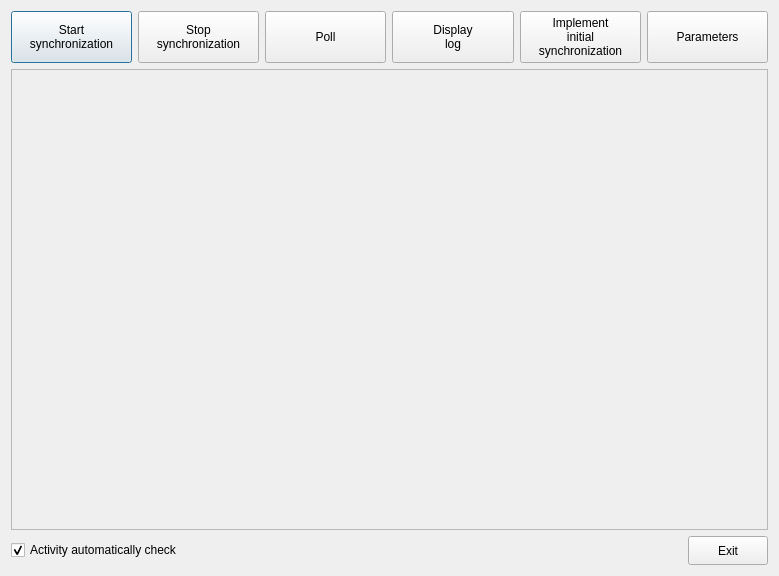
<?xml version="1.0" encoding="UTF-8"?>
<ui version="4.0">
 <class>dyndoc_synch_form</class>
 <widget class="QDialog" name="dyndoc_synch_form">
  <property name="geometry">
   <rect>
    <x>0</x>
    <y>0</y>
    <width>779</width>
    <height>576</height>
   </rect>
  </property>
  <property name="minimumSize">
   <size>
    <width>779</width>
    <height>111</height>
   </size>
  </property>
  <property name="windowTitle">
   <string>Dialog</string>
  </property>
  <property name="sizeGripEnabled">
   <bool>false</bool>
  </property>
  <layout class="QVBoxLayout" name="verticalLayout">
   <item>
    <layout class="QVBoxLayout" name="qvl_main">
     <item>
      <layout class="QHBoxLayout" name="qhl_top">
       <item>
        <widget class="QPushButton" name="qpb_start_synch">
         <property name="sizePolicy">
          <sizepolicy hsizetype="Minimum" vsizetype="Minimum">
           <horstretch>0</horstretch>
           <verstretch>0</verstretch>
          </sizepolicy>
         </property>
         <property name="minimumSize">
          <size>
           <width>0</width>
           <height>0</height>
          </size>
         </property>
         <property name="maximumSize">
          <size>
           <width>1000</width>
           <height>52</height>
          </size>
         </property>
         <property name="baseSize">
          <size>
           <width>123</width>
           <height>52</height>
          </size>
         </property>
         <property name="cursor">
          <cursorShape>ArrowCursor</cursorShape>
         </property>
         <property name="text">
          <string>Start
synchronization</string>
         </property>
        </widget>
       </item>
       <item>
        <widget class="QPushButton" name="qpb_stop_synch">
         <property name="sizePolicy">
          <sizepolicy hsizetype="Minimum" vsizetype="Minimum">
           <horstretch>0</horstretch>
           <verstretch>0</verstretch>
          </sizepolicy>
         </property>
         <property name="minimumSize">
          <size>
           <width>0</width>
           <height>0</height>
          </size>
         </property>
         <property name="maximumSize">
          <size>
           <width>1000</width>
           <height>52</height>
          </size>
         </property>
         <property name="sizeIncrement">
          <size>
           <width>0</width>
           <height>0</height>
          </size>
         </property>
         <property name="baseSize">
          <size>
           <width>123</width>
           <height>52</height>
          </size>
         </property>
         <property name="text">
          <string>Stop
synchronization</string>
         </property>
        </widget>
       </item>
       <item>
        <widget class="QPushButton" name="qpb_poll">
         <property name="sizePolicy">
          <sizepolicy hsizetype="Fixed" vsizetype="Fixed">
           <horstretch>0</horstretch>
           <verstretch>0</verstretch>
          </sizepolicy>
         </property>
         <property name="minimumSize">
          <size>
           <width>0</width>
           <height>0</height>
          </size>
         </property>
         <property name="maximumSize">
          <size>
           <width>1000</width>
           <height>52</height>
          </size>
         </property>
         <property name="sizeIncrement">
          <size>
           <width>123</width>
           <height>52</height>
          </size>
         </property>
         <property name="text">
          <string>Poll</string>
         </property>
        </widget>
       </item>
       <item>
        <widget class="QPushButton" name="qpb_display_log">
         <property name="sizePolicy">
          <sizepolicy hsizetype="Fixed" vsizetype="Fixed">
           <horstretch>0</horstretch>
           <verstretch>0</verstretch>
          </sizepolicy>
         </property>
         <property name="minimumSize">
          <size>
           <width>0</width>
           <height>0</height>
          </size>
         </property>
         <property name="maximumSize">
          <size>
           <width>1000</width>
           <height>52</height>
          </size>
         </property>
         <property name="sizeIncrement">
          <size>
           <width>123</width>
           <height>52</height>
          </size>
         </property>
         <property name="text">
          <string>Display
log</string>
         </property>
        </widget>
       </item>
       <item>
        <widget class="QPushButton" name="qpb_impinit_synch">
         <property name="sizePolicy">
          <sizepolicy hsizetype="Fixed" vsizetype="Fixed">
           <horstretch>0</horstretch>
           <verstretch>0</verstretch>
          </sizepolicy>
         </property>
         <property name="maximumSize">
          <size>
           <width>1000</width>
           <height>52</height>
          </size>
         </property>
         <property name="baseSize">
          <size>
           <width>123</width>
           <height>52</height>
          </size>
         </property>
         <property name="text">
          <string>Implement
initial
synchronization</string>
         </property>
        </widget>
       </item>
       <item>
        <widget class="QPushButton" name="qpb_param">
         <property name="sizePolicy">
          <sizepolicy hsizetype="Fixed" vsizetype="Fixed">
           <horstretch>0</horstretch>
           <verstretch>0</verstretch>
          </sizepolicy>
         </property>
         <property name="minimumSize">
          <size>
           <width>0</width>
           <height>0</height>
          </size>
         </property>
         <property name="maximumSize">
          <size>
           <width>1000</width>
           <height>52</height>
          </size>
         </property>
         <property name="baseSize">
          <size>
           <width>123</width>
           <height>52</height>
          </size>
         </property>
         <property name="text">
          <string>Parameters</string>
         </property>
        </widget>
       </item>
      </layout>
     </item>
     <item>
      <widget class="QFrame" name="frame">
       <property name="frameShape">
        <enum>QFrame::StyledPanel</enum>
       </property>
       <property name="frameShadow">
        <enum>QFrame::Raised</enum>
       </property>
      </widget>
     </item>
     <item>
      <layout class="QHBoxLayout" name="qhl_low">
       <item>
        <widget class="QCheckBox" name="checkBox">
         <property name="text">
          <string>Activity automatically check</string>
         </property>
         <property name="checked">
          <bool>true</bool>
         </property>
         <property name="tristate">
          <bool>false</bool>
         </property>
        </widget>
       </item>
       <item>
        <spacer name="horizontalSpacer">
         <property name="orientation">
          <enum>Qt::Horizontal</enum>
         </property>
         <property name="sizeHint" stdset="0">
          <size>
           <width>40</width>
           <height>20</height>
          </size>
         </property>
        </spacer>
       </item>
       <item>
        <widget class="QPushButton" name="qpb_exit">
         <property name="enabled">
          <bool>true</bool>
         </property>
         <property name="sizePolicy">
          <sizepolicy hsizetype="Fixed" vsizetype="Fixed">
           <horstretch>0</horstretch>
           <verstretch>0</verstretch>
          </sizepolicy>
         </property>
         <property name="minimumSize">
          <size>
           <width>0</width>
           <height>0</height>
          </size>
         </property>
         <property name="maximumSize">
          <size>
           <width>1000</width>
           <height>29</height>
          </size>
         </property>
         <property name="sizeIncrement">
          <size>
           <width>0</width>
           <height>0</height>
          </size>
         </property>
         <property name="baseSize">
          <size>
           <width>123</width>
           <height>32</height>
          </size>
         </property>
         <property name="cursor">
          <cursorShape>ArrowCursor</cursorShape>
         </property>
         <property name="text">
          <string>Exit</string>
         </property>
        </widget>
       </item>
      </layout>
     </item>
    </layout>
   </item>
  </layout>
 </widget>
 <resources/>
 <connections/>
</ui>
